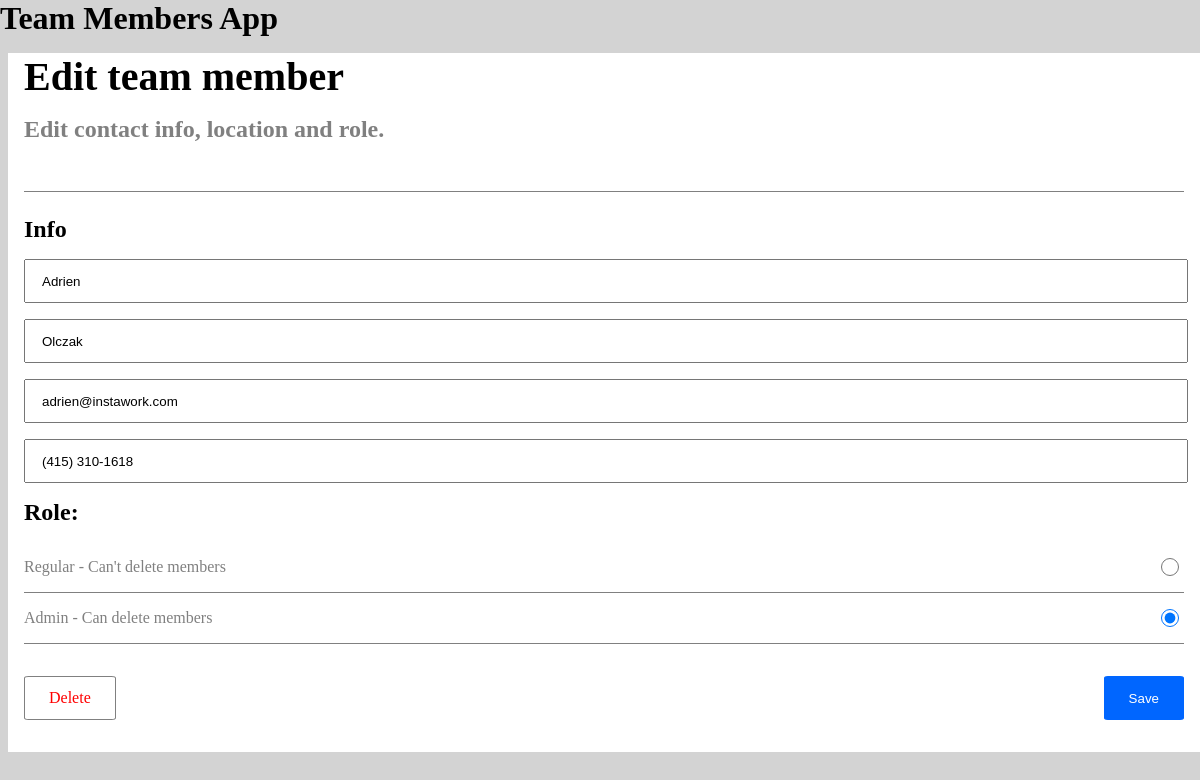
Screenshot of /edit/1 with the database file from the repository.
### base/models.py (models this page shows, shortened)
class Member(models.Model):
    first_name = models.CharField(max_length=50)
    last_name = models.CharField(max_length=50)
    email = models.EmailField(max_length = 254)
    phone = PhoneNumberField(null=False, blank=False, unique=True, region='US')
    role = models.CharField(max_length=10, choices=ROLE_CHOICE, default=1)
    updated = models.DateTimeField(auto_now=True)
    created = models.DateTimeField(auto_now_add=True)
    class Meta:
        ordering = ['updated', 'created']

### base/views.py (the view)
# urls.py: path('edit/<str:id>' , views.edit, name="edit"),
def edit(request, id):
    member = Member.objects.get(id=id)
    form = MemberForm(instance=member)
    print('inside edit')
    if request.method == 'POST':
       form = MemberForm(request.POST, instance=member)
       if form.is_valid():
            form.save()
            return redirect('list')
    context = {'form': form, 'member': member}
    return render(request, 'base/edit.html', context)

### base/forms.py
class MemberForm(ModelForm):
    class Meta:
        model = Member
        fields = '__all__'
        widgets = {
            'first_name': forms.TextInput(attrs={"placeholder": "First Name",}
            ),
            'last_name': forms.TextInput(attrs={"placeholder": "Last Name",}
            ),
            'email': forms.TextInput(attrs={"placeholder": "Email",}
            ),
            'phone': forms.TextInput(attrs={"placeholder": "Phone Number",}
            ),
            'role': forms.RadioSelect()
        }

### base/templates/base/edit.html (shortened to what this page needs)
{% extends 'main.html' %}
{% block content %}
<div class="list-container">
    <h3 class="list-container__title">Edit team member</h3>
    <h5 class="list-container__subtitle">Edit contact info, location and role.</h5>
    <form method="POST" action="" class="list-container__form" >
        <h5 class="list-container__info">Info</h5>
        {{form.as_p}}
        <div class="buttons-container">
            <a href="{% url 'delete' member.id %}" class="delete-button" role="button">Delete</a>
            <input type="Submit" value="Save" class="save-button"/>
        </div>
    </form>
</div>
{% endblock %}

### static/styles/styles.css (style rules this page uses)
*::before, *::after { box-sizing: border-box; padding: 0; margin: 0; }
* { padding: 0; margin: 0; }
html { padding: 0; margin: 0; }
body { background-color: lightgrey; }
.list-container { background-color: white; margin-left: .5rem; }
.list-container__title { font-size: 2.5rem; margin: 1rem; }
.list-container__subtitle { color: grey; margin: 1rem 1rem 0 1rem; font-size: 1.5rem; padding-bottom: 3rem; border-bottom: 1px solid grey; }
.list-container__info { padding: 1.5rem 0 1rem 0; font-size: 1.5rem; font-weight: bold; color: black; }
.list-container__form { padding: 0 1rem 2rem 1rem; }
input[type="text"] { height: 2.5rem; width: 100%; text-indent: 1rem; }
input[name="last_name"] { margin-top: 1rem; text-indent: 1rem; }
input[name="email"] { margin: 1rem 0 1rem 0; text-indent: 1rem; }
label[for="id_role_0"] { display: flex; flex-direction: row-reverse; justify-content: space-between; border-bottom: 1px solid grey; padding: 1rem 0 1rem 0; color: grey; }
input[type="radio"] { width: 1.75rem; }
input[type="radio"]:checked::placeholder { width: 1.75rem; color: black; }
label[for="id_role_1"] { display: flex; flex-direction: row-reverse; justify-content: space-between; border-bottom: 1px solid grey; padding: 1rem 0 1rem 0; color: grey; }
p:nth-child(7) { padding: 1rem 0 1rem 0; font-weight: bold; hanging-punctuation: none; font-size: 1.5rem; }
.save-button { color: white; background-color: #0066ff; border: 1px solid #0066ff; border-radius: 5%; padding: 0.75rem 1.5rem 0.75rem 1.5rem; cursor: pointer; }
.delete-button { color: red; background-color: white; border: 1px solid grey; border-radius: 5%; padding: 0.75rem 1.5rem 0.75rem 1.5rem; text-decoration: none; cursor: pointer; }
.buttons-container { display: flex; justify-content: space-between; margin-top: 2rem; }

### rows the page displays
Member: first_name "Adrien", last_name "Olczak", email "adrien@instawork.com", phone "(415) 310-1618", role "☐ Regular - Can't delete members ☑ Admin - Can delete members"
